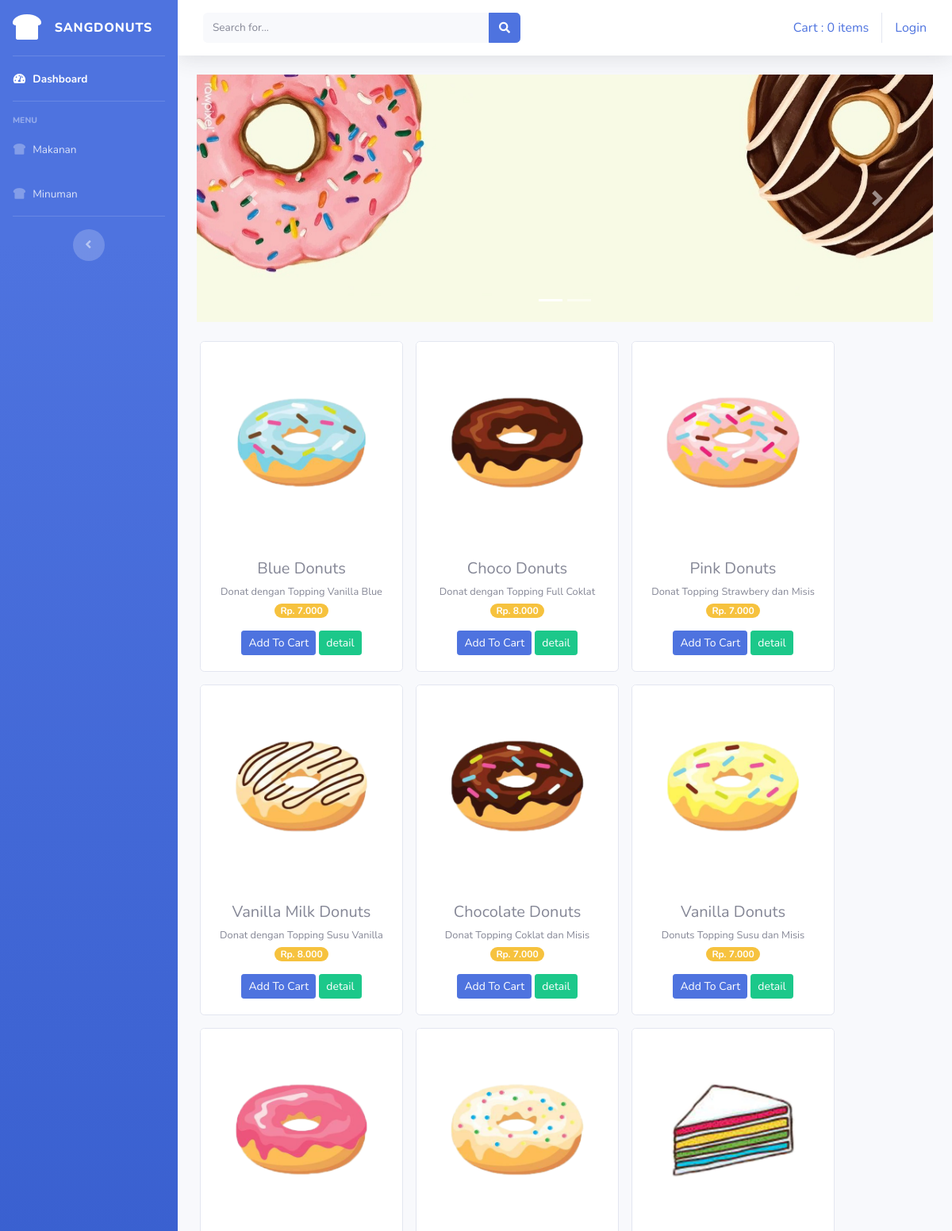
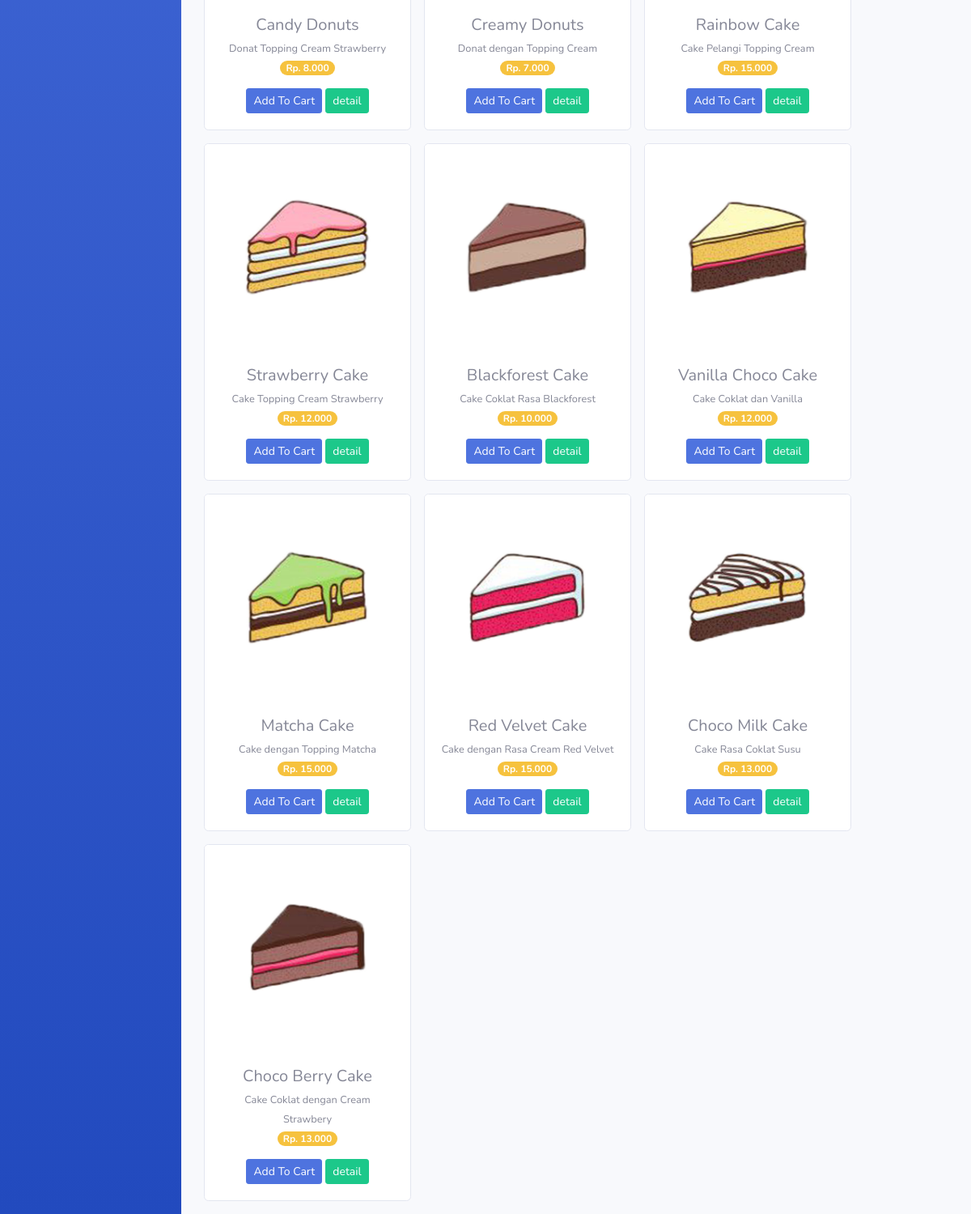
The page /ci_donuts/index.php/menu/makanan on the database its author committed (2 pictures, top to bottom).
### tables this page shows
CREATE TABLE `tb_item` (
  `id_item` int(11) NOT NULL,
  `nama_item` varchar(150) NOT NULL,
  `keterangan` varchar(250) NOT NULL,
  `menu` varchar(100) NOT NULL,
  `harga` int(11) NOT NULL,
  `gambar` text NOT NULL
);

### ci_donuts/application/controllers/menu.php (called while the page is built, shortened)
<?php
class menu extends CI_Controller{
    public function makanan()
    {
        $data['makanan'] = $this->model_menu->
        data_makanan()->result();
        $this->load->view('templates/header');
        $this->load->view('templates/sidebar');
        $this->load->view('makanan',$data);
        $this->load->view('templates/footer');
    }
}

### ci_donuts/index.php (called while the page is built, shortened)
<?php
require_once BASEPATH.'core/CodeIgniter.php';

### ci_donuts/application/models/model_menu.php (called while the page is built, shortened)
<?php
class Model_menu extends CI_Model{
    public function data_makanan(){
        return $this->db->get_where("tb_item",array('menu' =>
        'makanan'));
    }
}

### ci_donuts/application/views/makanan.php (the view, shortened to what this page needs)
<div class="container-fluid">
<div id="carouselExampleIndicators" class="carousel slide" data-bs-ride="true">
    <ol class="carousel-indicators">
        <li data-target="#carouselExampleIndicators" data-slide-to="0" class="active"></li>
        <li data-target="#carouselExampleIndicators" data-slide-to="1"></li>
    </ol>
    <div class="carousel-inner">
        <div class="carousel-item active">
        <img src="<?php echo base_url('assets/img/walp.jpeg') ?>" class="d-block w-100" alt="...">
        </div>
    </div>
    <a class="carousel-control-prev" href="#carouselExampleIndicators" role="button" data-slide="prev">
        <span class="carousel-control-prev-icon" aria-hidden="true"></span>
    </a>
    <a class="carousel-control-next" href="#carouselExampleIndicators" role="button" data-slide="next">
        <span class="carousel-control-next-icon" aria-hidden="true"></span>
    </a>
</div>
    <div class="row text-center mt-4">
        <?php foreach ($makanan as $item) : ?>
            <div class="card ml-3 mb-3" style="width: 16rem;">
                <img src="<?php echo base_url().'/uploads/'.$item->gambar ?>" class="card-img-top" alt="...">
                <div class="card-body">
                    <h5 class="card-title mb-1"><?php echo $item->nama_item?></h5>
                    <small><?php echo $item->keterangan?></small> <br>
                    <span class="badge badge-pill badge-warning mb-3">Rp. <?php echo number_format($item->harga, 0,',','.') ?></span><br>
                    <?php echo anchor('dashboard/tambah_ke_keranjang/'.$item->id_item,'<div class="btn btn-sm btn-primary">Add To Cart</div>') ?>
                    <?php echo anchor('dashboard/detail/'.$item->id_item,'<div class="btn btn-sm btn-success">detail</div>') ?>
                </div>
            </div>
        <?php endforeach; ?>
    </div>
</div>

### ci_donuts/application/views/templates/header.php (shortened to what this page needs)
<!DOCTYPE html>
<html lang="en">
<head>
    <link href="<?php echo base_url() ?>assets/vendor/fontawesome-free/css/all.min.css" rel="stylesheet" type="text/css">
    <link href="<?php echo base_url() ?>assets/css/sb-admin-2.min.css" rel="stylesheet">
</head>

### ci_donuts/application/views/templates/sidebar.php (shortened to what this page needs)
<body id="page-top">
    <div id="wrapper">
        <ul class="navbar-nav bg-gradient-primary sidebar sidebar-dark accordion" id="accordionSidebar">
            <a class="sidebar-brand d-flex align-items-center justify-content-center" href="index.html">
                <div class="sidebar-brand-icon">
                    <i class="fas fa-bread-slice"></i>
                </div>
                <div class="sidebar-brand-text mx-3">SANGDONUTS</div>
            </a>
            <hr class="sidebar-divider my-0">
            <li class="nav-item active">
                <a class="nav-link" href="<?php echo base_url('dashboard') ?>">
                    <i class="fas fa-fw fa-tachometer-alt"></i>
                    <span>Dashboard</span></a>
            </li>
            <hr class="sidebar-divider">
            <div class="sidebar-heading">
                MENU
            </div>
            <li class="nav-item">
                <a class="nav-link" href="<?php echo base_url('menu/makanan') ?>">
                    <i class="fas fa-fw fa-bread-slice"></i>
                    <span>Makanan</span></a>
            </li>
            <li class="nav-item">
                <a class="nav-link" href="<?php echo base_url('menu/minuman') ?>">
                    <i class="fas fa-fw fa-bread-slice"></i>
                    <span>Minuman</span></a>
            </li>
            <hr class="sidebar-divider d-none d-md-block">
            <div class="text-center d-none d-md-inline">
                <button class="rounded-circle border-0" id="sidebarToggle"></button>
            </div>
        </ul>
        <div id="content-wrapper" class="d-flex flex-column">
            <div id="content">
                <nav class="navbar navbar-expand navbar-light bg-white topbar mb-4 static-top shadow">
                    <form
                        class="d-none d-sm-inline-block form-inline mr-auto ml-md-3 my-2 my-md-0 mw-100 navbar-search">
                        <div class="input-group">
                            <input type="text" class="form-control bg-light border-0 small" placeholder="Search for..."
                                aria-label="Search" aria-describedby="basic-addon2">
                            <div class="input-group-append">
                                <button class="btn btn-primary" type="button">
                                    <i class="fas fa-search fa-sm"></i>
                                </button>
                            </div>
                        </div>
                    </form>
                    <ul class="navbar-nav ml-auto">
                        <div class="navbar">
                            <ul class="nav navbar-nav navbar-right">
                                <li>
                                    <?php
                                    $keranjang = 'Cart : '.$this->cart->total_items(). ' items' ?>
                                    <?php echo anchor('dashboard/detail_keranjang', $keranjang) ?>
                                </li>
                            </ul>
                        <ul class="na navbar-nav navbar-right">
                            <?php if ($this->session->userdata('username')) { ?>
                            <li><div>Selamat Datang <?php echo $this->session->userdata('
                            username') ?></div></li>
                            <li class="ml-2"><?php echo anchor('auth/logout','Logout') ?></li>
                        <?php } else { ?>
                            <li><?php echo anchor('auth/login', 'Login'); ?></li>
                        <?php } ?>
                        </ul>
                        </div>
                    </ul>
                </nav>

### ci_donuts/application/views/templates/footer.php (shortened to what this page needs)
</body>
</html>

### rows shown on the page
tb_item: gambar (picture), nama_item "Blue Donuts", keterangan "Donat dengan Topping Vanilla Blue", harga "7.000", id_item "Add To Cart", id_item "detail"
tb_item: gambar (picture), nama_item "Choco Donuts", keterangan "Donat dengan Topping Full Coklat", harga "8.000", id_item "Add To Cart", id_item "detail"
tb_item: gambar (picture), nama_item "Pink Donuts", keterangan "Donat Topping Strawbery dan Misis", harga "7.000", id_item "Add To Cart", id_item "detail"
tb_item: gambar (picture), nama_item "Vanilla Milk Donuts", keterangan "Donat dengan Topping Susu Vanilla", harga "8.000", id_item "Add To Cart", id_item "detail"
tb_item: gambar (picture), nama_item "Chocolate Donuts", keterangan "Donat Topping Coklat dan Misis", harga "7.000", id_item "Add To Cart", id_item "detail"
tb_item: gambar (picture), nama_item "Vanilla Donuts", keterangan "Donuts Topping Susu dan Misis", harga "7.000", id_item "Add To Cart", id_item "detail"
tb_item: gambar (picture), nama_item "Candy Donuts", keterangan "Donat Topping Cream Strawberry", harga "8.000", id_item "Add To Cart", id_item "detail"
tb_item: gambar (picture), nama_item "Creamy Donuts", keterangan "Donat dengan Topping Cream", harga "7.000", id_item "Add To Cart", id_item "detail"
tb_item: gambar (picture), nama_item "Rainbow Cake", keterangan "Cake Pelangi Topping Cream", harga "15.000", id_item "Add To Cart", id_item "detail"
tb_item: gambar (picture), nama_item "Strawberry Cake", keterangan "Cake Topping Cream Strawberry", harga "12.000", id_item "Add To Cart", id_item "detail"
tb_item: gambar (picture), nama_item "Blackforest Cake", keterangan "Cake Coklat Rasa Blackforest", harga "10.000", id_item "Add To Cart", id_item "detail"
tb_item: gambar (picture), nama_item "Vanilla Choco Cake", keterangan "Cake Coklat dan Vanilla", harga "12.000", id_item "Add To Cart", id_item "detail"
tb_item: gambar (picture), nama_item "Matcha Cake", keterangan "Cake dengan Topping Matcha", harga "15.000", id_item "Add To Cart", id_item "detail"
tb_item: gambar (picture), nama_item "Red Velvet Cake", keterangan "Cake dengan Rasa Cream Red Velvet", harga "15.000", id_item "Add To Cart", id_item "detail"
tb_item: gambar (picture), nama_item "Choco Milk Cake", keterangan "Cake Rasa Coklat Susu", harga "13.000", id_item "Add To Cart", id_item "detail"
tb_item: gambar (picture), nama_item "Choco Berry Cake", keterangan "Cake Coklat dengan Cream Strawbery", harga "13.000", id_item "Add To Cart", id_item "detail"

### other values the page prints
anchor('dashboard/detail_keranjang', $keranjang) "Cart : 0 items"
anchor('auth/login', 'Login') "Login"
